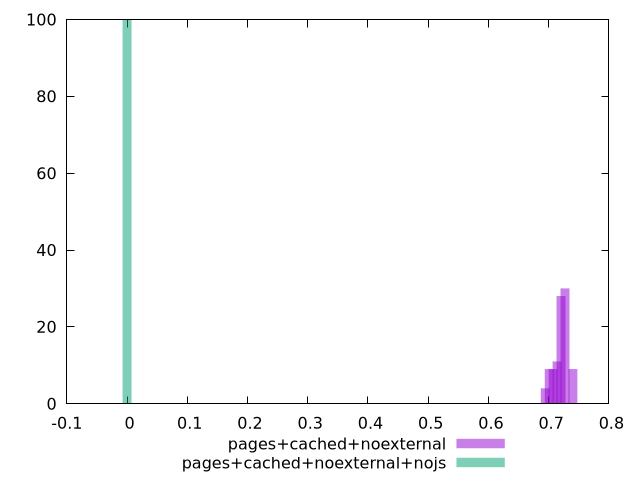

This chart was generated by the following gnuplot code:
$_pagesCachedNoexternal <<EOF
0.6943842966204659 4
0.7271382728761483 30
0.7074858871227389 9
0.7140366823738753 11
0.7205874776250119 28
0.7402398633784212 9
0.7009350918716024 9
EOF
$_pagesCachedNoexternalNojs <<EOF
0 100
EOF
set key outside below
set terminal pngcairo
set output "report_00006_2020-11-02T20-21-41.718Z/performance_score/performance_score_pages+cached+noexternal_pages+cached+noexternal+nojs+hist.png"
set boxwidth 0.014804797267568424
set style fill transparent solid 0.5 noborder
set yrange [0:100]
plot $_pagesCachedNoexternal title "pages+cached+noexternal" with boxes ,$_pagesCachedNoexternalNojs title "pages+cached+noexternal+nojs" with boxes ,
